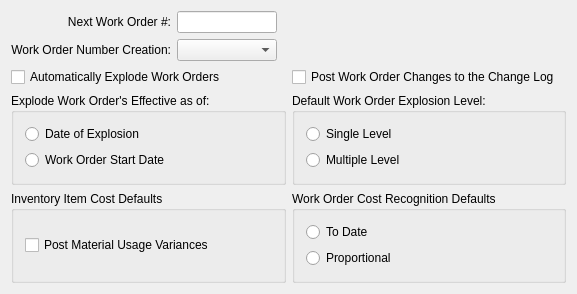
<?xml version="1.0" encoding="UTF-8"?>
<ui version="4.0">
 <comment>This file is part of the xTuple ERP: PostBooks Edition, a free and
open source Enterprise Resource Planning software suite,
Copyright (c) 1999-2011 by OpenMFG LLC, d/b/a xTuple.
It is licensed to you under the Common Public Attribution License
version 1.0, the full text of which (including xTuple-specific Exhibits)
is available at www.xtuple.com/CPAL.  By using this software, you agree
to be bound by its terms.</comment>
 <class>configureWO</class>
 <widget class="QWidget" name="configureWO">
  <property name="geometry">
   <rect>
    <x>0</x>
    <y>0</y>
    <width>577</width>
    <height>294</height>
   </rect>
  </property>
  <property name="windowTitle">
   <string>W/O Module Configuration</string>
  </property>
  <layout class="QVBoxLayout" name="verticalLayout">
   <item>
    <layout class="QHBoxLayout" name="horizontalLayout">
     <item>
      <layout class="QGridLayout" name="gridLayout_2">
       <item row="0" column="0">
        <widget class="QLabel" name="_nextWoNumLit">
         <property name="text">
          <string>Next Work Order #:</string>
         </property>
         <property name="alignment">
          <set>Qt::AlignRight|Qt::AlignTrailing|Qt::AlignVCenter</set>
         </property>
        </widget>
       </item>
       <item row="0" column="1">
        <widget class="XLineEdit" name="_nextWoNumber">
         <property name="sizePolicy">
          <sizepolicy hsizetype="Preferred" vsizetype="Fixed">
           <horstretch>0</horstretch>
           <verstretch>0</verstretch>
          </sizepolicy>
         </property>
         <property name="maximumSize">
          <size>
           <width>100</width>
           <height>16777215</height>
          </size>
         </property>
        </widget>
       </item>
       <item row="1" column="0">
        <widget class="QLabel" name="_woNumCreationLit">
         <property name="text">
          <string>Work Order Number Creation:</string>
         </property>
         <property name="alignment">
          <set>Qt::AlignRight|Qt::AlignTrailing|Qt::AlignVCenter</set>
         </property>
        </widget>
       </item>
       <item row="1" column="1">
        <widget class="XComboBox" name="_woNumGeneration"/>
       </item>
      </layout>
     </item>
     <item>
      <spacer name="horizontalSpacer">
       <property name="orientation">
        <enum>Qt::Horizontal</enum>
       </property>
       <property name="sizeHint" stdset="0">
        <size>
         <width>40</width>
         <height>20</height>
        </size>
       </property>
      </spacer>
     </item>
    </layout>
   </item>
   <item>
    <layout class="QGridLayout" name="gridLayout_3">
     <item row="0" column="0">
      <widget class="QCheckBox" name="_autoExplode">
       <property name="enabled">
        <bool>true</bool>
       </property>
       <property name="text">
        <string>Automatically Explode Work Orders</string>
       </property>
      </widget>
     </item>
     <item row="0" column="1">
      <widget class="QCheckBox" name="_workOrderChangeLog">
       <property name="text">
        <string>Post Work Order Changes to the Change Log</string>
       </property>
      </widget>
     </item>
    </layout>
   </item>
   <item>
    <layout class="QGridLayout" name="gridLayout">
     <item row="0" column="0">
      <widget class="QGroupBox" name="_explodeEffectiveGroup">
       <property name="title">
        <string>Explode Work Order's Effective as of:</string>
       </property>
       <layout class="QVBoxLayout">
        <item>
         <widget class="QRadioButton" name="_explodeDateEffective">
          <property name="text">
           <string>Date of Explosion</string>
          </property>
         </widget>
        </item>
        <item>
         <widget class="QRadioButton" name="_startDateEffective">
          <property name="text">
           <string>Work Order Start Date</string>
          </property>
         </widget>
        </item>
       </layout>
      </widget>
     </item>
     <item row="0" column="1">
      <widget class="QGroupBox" name="_WOExplosionGroup">
       <property name="title">
        <string>Default Work Order Explosion Level:</string>
       </property>
       <property name="alignment">
        <set>Qt::AlignLeading</set>
       </property>
       <layout class="QGridLayout">
        <item row="0" column="0">
         <widget class="QRadioButton" name="_singleLevel">
          <property name="text">
           <string>Single Level</string>
          </property>
         </widget>
        </item>
        <item row="1" column="0">
         <widget class="QRadioButton" name="_multiLevel">
          <property name="text">
           <string>Multiple Level</string>
          </property>
         </widget>
        </item>
       </layout>
      </widget>
     </item>
     <item row="1" column="0">
      <widget class="QGroupBox" name="_defaultGroup">
       <property name="title">
        <string>Inventory Item Cost Defaults</string>
       </property>
       <layout class="QVBoxLayout">
        <item>
         <widget class="QCheckBox" name="_materialVariances">
          <property name="text">
           <string>Post Material Usage Variances</string>
          </property>
         </widget>
        </item>
       </layout>
      </widget>
     </item>
     <item row="1" column="1">
      <widget class="QGroupBox" name="_jobCosGroup">
       <property name="title">
        <string>Work Order Cost Recognition Defaults</string>
       </property>
       <layout class="QGridLayout">
        <item row="0" column="0">
         <widget class="QRadioButton" name="_todate">
          <property name="text">
           <string>To Date</string>
          </property>
         </widget>
        </item>
        <item row="1" column="0">
         <widget class="QRadioButton" name="_proportional">
          <property name="text">
           <string>Proportional</string>
          </property>
         </widget>
        </item>
       </layout>
      </widget>
     </item>
    </layout>
   </item>
  </layout>
 </widget>
 <layoutdefault spacing="6" margin="11"/>
 <pixmapfunction>qPixmapFromMimeSource</pixmapfunction>
 <customwidgets>
  <customwidget>
   <class>XComboBox</class>
   <extends>QComboBox</extends>
   <header>xcombobox.h</header>
  </customwidget>
  <customwidget>
   <class>XLineEdit</class>
   <extends>QLineEdit</extends>
   <header>xlineedit.h</header>
   <container>1</container>
  </customwidget>
 </customwidgets>
 <tabstops>
  <tabstop>_nextWoNumber</tabstop>
  <tabstop>_woNumGeneration</tabstop>
  <tabstop>_autoExplode</tabstop>
  <tabstop>_workOrderChangeLog</tabstop>
  <tabstop>_explodeDateEffective</tabstop>
  <tabstop>_startDateEffective</tabstop>
  <tabstop>_singleLevel</tabstop>
  <tabstop>_multiLevel</tabstop>
  <tabstop>_materialVariances</tabstop>
  <tabstop>_todate</tabstop>
  <tabstop>_proportional</tabstop>
 </tabstops>
 <resources/>
 <connections/>
</ui>
